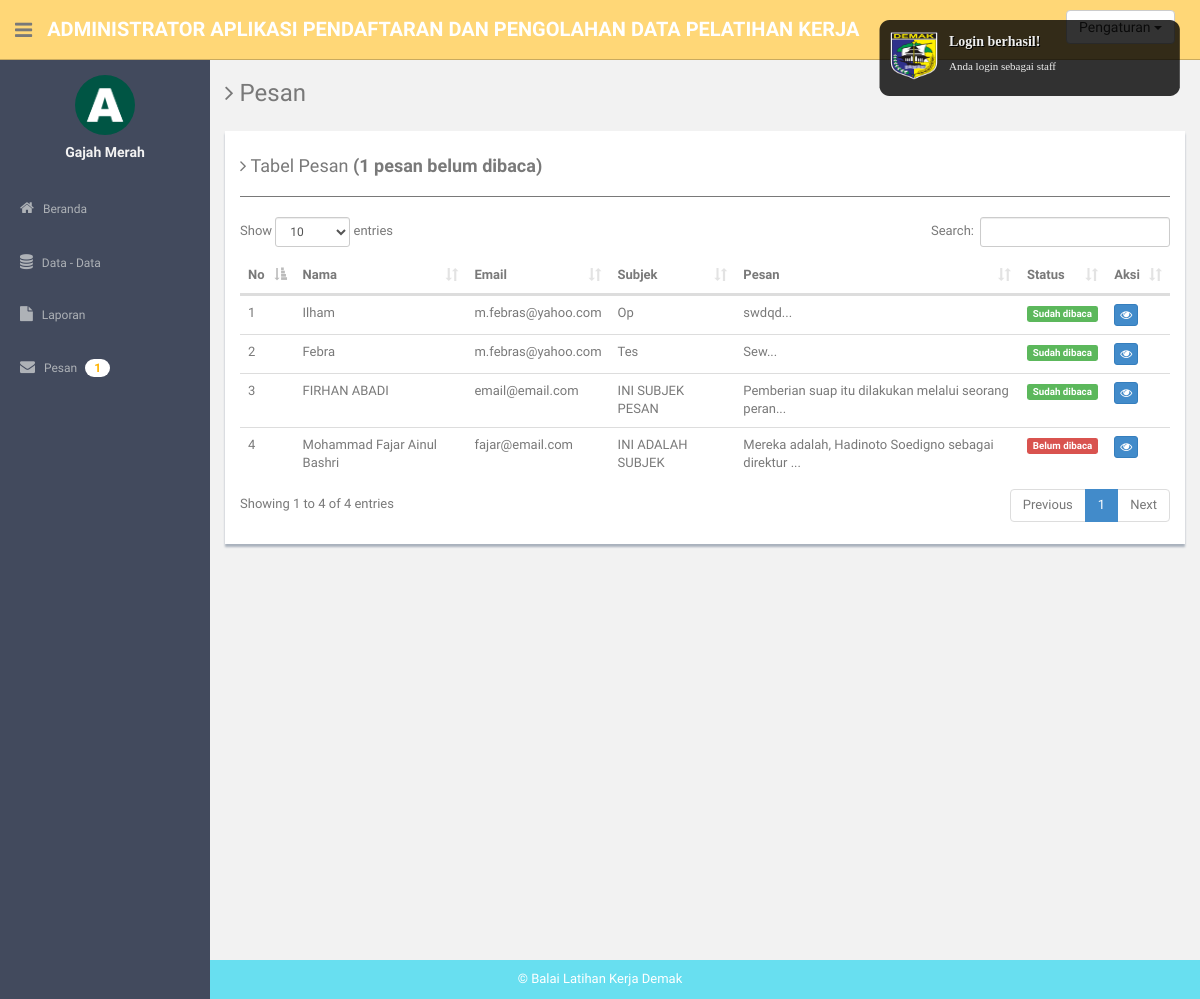
The app's page /admin/pesan.php (signed in) with its own data.
### tables this page shows
CREATE TABLE `pesan` (
  `id` int(11) NOT NULL,
  `nama` varchar(128) NOT NULL,
  `email` varchar(64) NOT NULL,
  `subyek` varchar(128) NOT NULL,
  `pesan` text NOT NULL,
  `status` varchar(8) NOT NULL DEFAULT 'belum' COMMENT 'status apakah pesan sudah dibaca atau belum',
  `date_created` timestamp NOT NULL DEFAULT CURRENT_TIMESTAMP
);

### admin/pesan.php (the view, shortened to what this page needs)
<?php
  include 'header.php';
  require_once ('../proses/koneksi_db.php');
  require_once ('../proses/helper.php');
  $query = mysqli_query($connect, "SELECT COUNT(*) as jumlah_unread FROM pesan WHERE status='belum' ");
  $data = mysqli_fetch_object($query);
  $unread = $data->jumlah_unread;
?>
<section id="main-content">
  <section class="wrapper site-min-height">
    <h3><i class="fa fa-angle-right"></i> Pesan</h3>
    <div class="row mt">
      <div class="col-lg-12">
        <div class="showback">
          <h4><i class="fa fa-angle-right"></i> Tabel Pesan <?php if($unread>0){ echo "<b>(".$unread." pesan belum dibaca)</b>"; } ?></h4>
          <hr>
          <table class="table table-hover" id="table_pesan">
            <thead>
              <tr>
                <th>No</th>
                <th>Nama</th>
                <th>Email</th>
                <th>Subjek</th>
                <th>Pesan</th>
                <th>Status</th>
                <th>Aksi</th>
              </tr>
            </thead>
            <tbody>
              <?php
                $query = mysqli_query($connect, "SELECT * FROM pesan ORDER BY date_created DESC");
                $num = mysqli_num_rows($query);
                if($num<=0){
                }else{
                  $no = 1;
                  while ($row=mysqli_fetch_object($query)) {
                    $status = convertStatusPesan($row->status);
                    $pesan = substr ( $row->pesan , 0, 50);
                    $pesan = htmlspecialchars($pesan);
                    $pesan = $pesan.'...';
                    echo "<tr>";
                    echo "<td>".$no."</td>";
                    echo "<td>".$row->nama."</td>";
                    echo "<td>".$row->email."</td>";
                    echo "<td>".$row->subyek."</td>";
                    echo "<td>".$pesan."</td>";
                    echo "<td>".$status."</td>";
                    echo "<td>";
                    echo "<a href=\"detail_pesan.php?id_pesan=".$row->id."\" class=\"btn btn-primary btn-xs\" data-tooltip=\"true\" title=\"Lihat Detail Pesan\" ><i class=\"fa fa-eye\"></i></a> ";
                    echo "</td>";
                    echo "</tr>";
                    $no++;
                  }
                }
              ?>
            </tbody>
          </table>
        </div>
      </div>
    </div>
  </section><! --/wrapper -->
</section>
<?php
  include 'footer.php';
?>

### proses/helper.php (shortened to what this page needs)
<?php
	function convertStatusPesan($status){
		if($status=='belum'){
			$result = '<span class="label label-danger">Belum dibaca</span>';
		}else if($status=='sudah'){
			$result = '<span class="label label-success">Sudah dibaca</span>';
		}
		return $result;
	}
?>

### assets/css/style.css (style rules this page uses)
body { color: #797979; background: #f2f2f2; font-family: 'Ruda', sans-serif; padding: 0px !important; margin: 0px !important; font-size:13px; }
a, a:hover, a:focus { text-decoration: none; outline: none; }
hr { margin-top: 20px; margin-bottom: 20px; border: 0; border-top: 1px solid #797979; }
.mt { margin-top: 25px; }
#main-content { margin-left: 210px; }
.wrapper { display: inline-block; margin-top: 60px; padding-left: 15px; padding-right: 15px; padding-bottom: 15px; padding-top: 0px; width: 100%; }
.showback { background: #ffffff; padding: 15px; margin-bottom: 15px; box-shadow: 0px 3px 2px #aab2bd; }
.site-min-height { min-height: 900px; }

### records on screen
pesan: nama "Ilham", email "m.febras@yahoo.com", subyek "Op", pesan "swdqd...", status "Sudah dibaca"
pesan: nama "Febra", email "m.febras@yahoo.com", subyek "Tes", pesan "Sew...", status "Sudah dibaca"
pesan: nama "FIRHAN ABADI", email "email@email.com", subyek "INI SUBJEK PESAN", pesan "Pemberian suap itu dilakukan melalui seorang peran...", status "Sudah dibaca"
pesan: nama "Mohammad Fajar Ainul Bashri", email "fajar@email.com", subyek "INI ADALAH SUBJEK", pesan "Mereka adalah, Hadinoto Soedigno sebagai direktur ...", status "Belum dibaca"

### other values on screen
$_SESSION['nama'] "Gajah Merah"
$unread "1"
